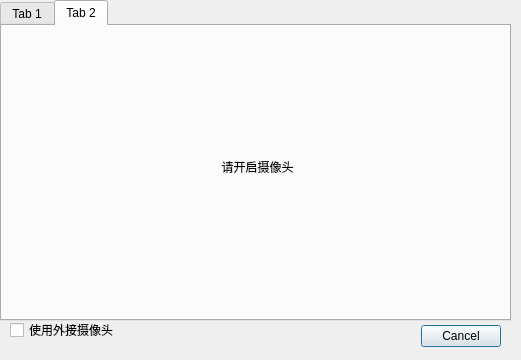
<?xml version="1.0" encoding="UTF-8"?>
<ui version="4.0">
 <class>Dialog</class>
 <widget class="QDialog" name="Dialog">
  <property name="geometry">
   <rect>
    <x>0</x>
    <y>0</y>
    <width>521</width>
    <height>360</height>
   </rect>
  </property>
  <property name="windowTitle">
   <string>Dialog</string>
  </property>
  <widget class="QDialogButtonBox" name="buttonBox">
   <property name="geometry">
    <rect>
     <x>400</x>
     <y>320</y>
     <width>101</width>
     <height>32</height>
    </rect>
   </property>
   <property name="orientation">
    <enum>Qt::Horizontal</enum>
   </property>
   <property name="standardButtons">
    <set>QDialogButtonBox::Cancel</set>
   </property>
  </widget>
  <widget class="QTabWidget" name="tabWidget">
   <property name="geometry">
    <rect>
     <x>0</x>
     <y>0</y>
     <width>511</width>
     <height>321</height>
    </rect>
   </property>
   <property name="currentIndex">
    <number>1</number>
   </property>
   <widget class="QWidget" name="tab">
    <attribute name="title">
     <string>Tab 1</string>
    </attribute>
    <widget class="QLabel" name="label">
     <property name="geometry">
      <rect>
       <x>100</x>
       <y>60</y>
       <width>91</width>
       <height>41</height>
      </rect>
     </property>
     <property name="styleSheet">
      <string notr="true">font: 14pt &quot;宋体&quot;;</string>
     </property>
     <property name="text">
      <string>用户名：</string>
     </property>
    </widget>
    <widget class="QLabel" name="label_2">
     <property name="geometry">
      <rect>
       <x>100</x>
       <y>130</y>
       <width>91</width>
       <height>41</height>
      </rect>
     </property>
     <property name="styleSheet">
      <string notr="true">font: 14pt &quot;宋体&quot;;</string>
     </property>
     <property name="text">
      <string>密码：</string>
     </property>
    </widget>
    <widget class="QLineEdit" name="lineEdit">
     <property name="geometry">
      <rect>
       <x>210</x>
       <y>60</y>
       <width>181</width>
       <height>31</height>
      </rect>
     </property>
    </widget>
    <widget class="QLineEdit" name="lineEdit_2">
     <property name="geometry">
      <rect>
       <x>210</x>
       <y>130</y>
       <width>181</width>
       <height>31</height>
      </rect>
     </property>
    </widget>
   </widget>
   <widget class="QWidget" name="tab_2">
    <attribute name="title">
     <string>Tab 2</string>
    </attribute>
    <widget class="QLabel" name="label_3">
     <property name="geometry">
      <rect>
       <x>10</x>
       <y>0</y>
       <width>491</width>
       <height>281</height>
      </rect>
     </property>
     <property name="text">
      <string>请开启摄像头</string>
     </property>
     <property name="alignment">
      <set>Qt::AlignCenter</set>
     </property>
    </widget>
   </widget>
  </widget>
  <widget class="QCheckBox" name="checkBox_2">
   <property name="geometry">
    <rect>
     <x>10</x>
     <y>310</y>
     <width>131</width>
     <height>40</height>
    </rect>
   </property>
   <property name="text">
    <string>使用外接摄像头</string>
   </property>
  </widget>
 </widget>
 <resources/>
 <connections>
  <connection>
   <sender>buttonBox</sender>
   <signal>accepted()</signal>
   <receiver>Dialog</receiver>
   <slot>accept()</slot>
   <hints>
    <hint type="sourcelabel">
     <x>498</x>
     <y>334</y>
    </hint>
    <hint type="destinationlabel">
     <x>157</x>
     <y>274</y>
    </hint>
   </hints>
  </connection>
  <connection>
   <sender>buttonBox</sender>
   <signal>rejected()</signal>
   <receiver>Dialog</receiver>
   <slot>reject()</slot>
   <hints>
    <hint type="sourcelabel">
     <x>500</x>
     <y>340</y>
    </hint>
    <hint type="destinationlabel">
     <x>286</x>
     <y>274</y>
    </hint>
   </hints>
  </connection>
 </connections>
</ui>
